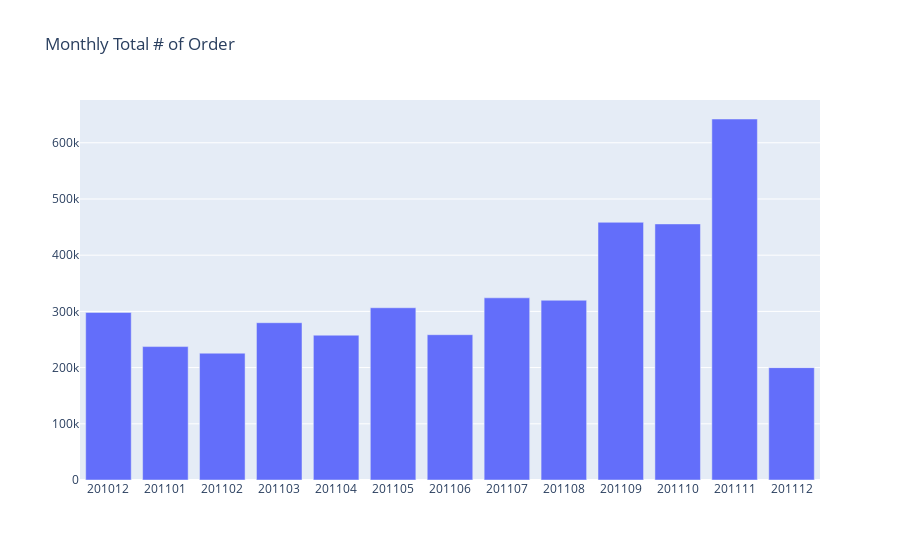

Here is the notebook cell this chart was saved with:
### Code cell
#create a new dataframe for no. of order by using quantity field
tx_monthly_sales = tx_uk.groupby('InvoiceYearMonth')['Quantity'].sum().reset_index()

#print the dataframe
tx_monthly_sales

#plot
plot_data = [
    go.Bar(
        x=tx_monthly_sales['InvoiceYearMonth'],
        y=tx_monthly_sales['Quantity'],
    )
]

plot_layout = go.Layout(
        xaxis={"type": "category"},
        title='Monthly Total # of Order'
    )

fig = go.Figure(data=plot_data, layout=plot_layout)
pio.show(fig)

### Figure 1 — Plotly figure (JSON) as saved in the notebook; plotly's stock layout.template omitted (floating-point values rounded to 4 significant figures)
{"data": [{"type": "bar", "x": [201012, 201101, 201102, 201103, 201104, 201105, 201106, 201107, 201108, 201109, 201110, 201111, 201112], "y": [298101, 237381, 225641, 279843, 257666, 306452, 258522, 324129, 319804, 458490, 455612, 642281, 199907]}], "layout": {"autosize": true, "title": {"text": "Monthly Total # of Order"}, "xaxis": {"autorange": true, "range": [-0.5, 12.5], "type": "category"}, "yaxis": {"autorange": true, "range": [0, 676100.0], "type": "linear"}}}
